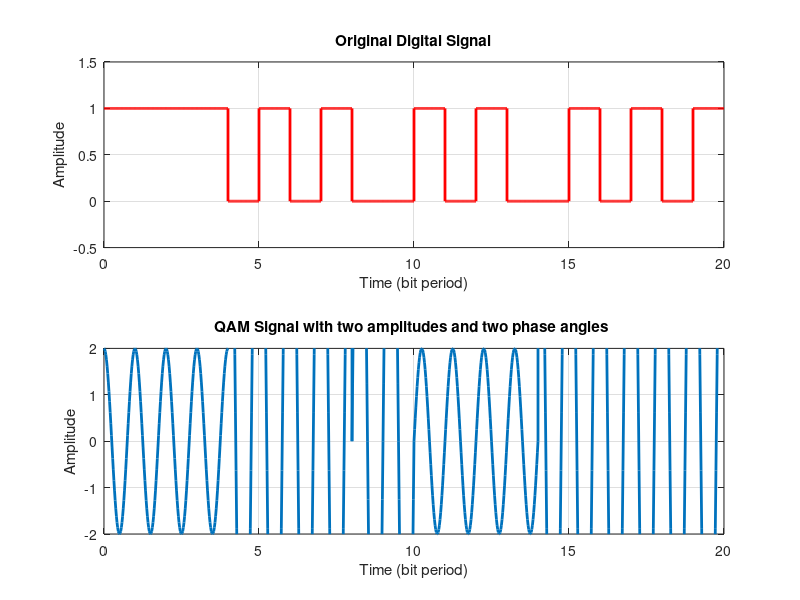

This chart was generated by the following MATLAB code:
data = [1 1 1 1 0 1 0 1 0 0 1 0 1 0 0 1 0 1 0 1 ];
% Digital message signal 
fs = 50;
% Sampling rate - This will define the resoultion  
t = 0: 1/fs : 1;
% Time for one bit  
carrier_freq = 1;  
carrier_amplitude_1 = 10; 
% Carrier amplitude for 00 and 01 
carrier_amplitude_2 = 2; 
% Carrier amplitude for 10 and 11 
carrier_phase_1 = 0; 
% Carrier phase for 00 and 10 
carrier_phase_2 = pi/2; 
% Carrier phase for 01 and 11   
carrier_1 = carrier_amplitude_1 * sin(2*pi*carrier_freq*t + carrier_phase_1);
% Carrier for 00 
carrier_2 = carrier_amplitude_1 * sin(2*pi*carrier_freq*t + carrier_phase_2);
% Carrier for 01 
carrier_3 = carrier_amplitude_2 * sin(2*pi*carrier_freq*t + carrier_phase_1); 
% Carrier for 10
carrier_4 = carrier_amplitude_2 * sin(2*pi*carrier_freq*t + carrier_phase_2); 
% Carrier for 11 
 time = []; 
 % This time variable is just for plot 
 digital_signal = []; 
 qam_modulated = [];  
 for i= 1:2:numel(data)          
     % The QAM Signal    
     if(data(i) == 0 && data(i+1) == 0)       
         qam_modulated = [qam_modulated carrier_1 carrier_1];     
     elseif(data(i) == 0 && data(i+1) == 1)        
         qam_modulated = [qam_modulated carrier_2 carrier_2];   
     elseif(data(i) == 1 && data(i+1) == 0)       
         qam_modulated = [qam_modulated carrier_3 carrier_3];    
     elseif(data(i) == 1 && data(i+1) == 1)       
         qam_modulated = [qam_modulated carrier_4 carrier_4];     
     end
 end
   for i= 1:1:numel(data)         
       % The Original Digital Signal   
       digital_signal = [digital_signal (data(i)==0)*zeros(1,length(t)) + (data(i)==1)*ones(1,length(t))];       
       time = [time t];     t =  t + 1;   end 
   % Plot the Original Digital Signal   
   subplot(2,1,1); 
   plot(time,digital_signal,'r','LineWidth',2);
   xlabel('Time (bit period)');
   ylabel('Amplitude');
   title('Original Digital Signal');
   axis([0 time(end) -0.5 1.5]); grid on;  
   % Plot the QAM modulated Signal 
 subplot(2,1,2); 
 plot(time,qam_modulated,'LineWidth',2);
 xlabel('Time (bit period)');
 ylabel('Amplitude'); 
 title('QAM Signal with two amplitudes and two phase angles '); 
 axis([0 time(end) -carrier_amplitude_2 carrier_amplitude_2]);
 grid  on; 
 
 